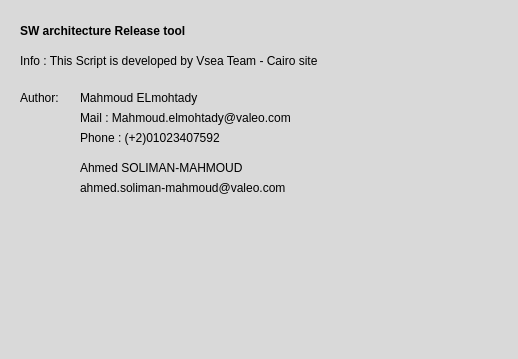
<?xml version="1.0" encoding="UTF-8"?>
<ui version="4.0">
 <class>MainWindow</class>
 <widget class="QMainWindow" name="MainWindow">
  <property name="geometry">
   <rect>
    <x>0</x>
    <y>0</y>
    <width>518</width>
    <height>359</height>
   </rect>
  </property>
  <property name="windowTitle">
   <string>MainWindow</string>
  </property>
  <property name="styleSheet">
   <string notr="true">background-color: rgb(217, 217, 217);</string>
  </property>
  <widget class="QWidget" name="centralwidget">
   <widget class="QLabel" name="label">
    <property name="geometry">
     <rect>
      <x>20</x>
      <y>90</y>
      <width>55</width>
      <height>16</height>
     </rect>
    </property>
    <property name="text">
     <string>Author:</string>
    </property>
   </widget>
   <widget class="QLabel" name="label_2">
    <property name="geometry">
     <rect>
      <x>80</x>
      <y>90</y>
      <width>311</width>
      <height>16</height>
     </rect>
    </property>
    <property name="text">
     <string>Mahmoud ELmohtady</string>
    </property>
   </widget>
   <widget class="QLabel" name="label_3">
    <property name="geometry">
     <rect>
      <x>80</x>
      <y>160</y>
      <width>221</width>
      <height>16</height>
     </rect>
    </property>
    <property name="text">
     <string>Ahmed SOLIMAN-MAHMOUD</string>
    </property>
   </widget>
   <widget class="QLabel" name="label_4">
    <property name="geometry">
     <rect>
      <x>20</x>
      <y>20</y>
      <width>431</width>
      <height>21</height>
     </rect>
    </property>
    <property name="font">
     <font>
      <pointsize>9</pointsize>
      <weight>75</weight>
      <bold>true</bold>
     </font>
    </property>
    <property name="text">
     <string>SW architecture Release tool </string>
    </property>
   </widget>
   <widget class="QLabel" name="label_5">
    <property name="geometry">
     <rect>
      <x>20</x>
      <y>50</y>
      <width>431</width>
      <height>21</height>
     </rect>
    </property>
    <property name="text">
     <string>Info : This Script is developed by Vsea Team - Cairo site </string>
    </property>
   </widget>
   <widget class="QLabel" name="label_6">
    <property name="geometry">
     <rect>
      <x>80</x>
      <y>110</y>
      <width>311</width>
      <height>16</height>
     </rect>
    </property>
    <property name="text">
     <string>Mail : Mahmoud.elmohtady@valeo.com</string>
    </property>
   </widget>
   <widget class="QLabel" name="label_7">
    <property name="geometry">
     <rect>
      <x>80</x>
      <y>130</y>
      <width>311</width>
      <height>16</height>
     </rect>
    </property>
    <property name="text">
     <string>Phone : (+2)01023407592</string>
    </property>
   </widget>
   <widget class="QLabel" name="label_8">
    <property name="geometry">
     <rect>
      <x>80</x>
      <y>180</y>
      <width>221</width>
      <height>16</height>
     </rect>
    </property>
    <property name="text">
     <string>ahmed.soliman-mahmoud@valeo.com</string>
    </property>
   </widget>
   <widget class="QLabel" name="label_9">
    <property name="geometry">
     <rect>
      <x>80</x>
      <y>230</y>
      <width>55</width>
      <height>16</height>
     </rect>
    </property>
    <property name="text">
     <string/>
    </property>
   </widget>
   <widget class="QLabel" name="label_10">
    <property name="geometry">
     <rect>
      <x>130</x>
      <y>230</y>
      <width>55</width>
      <height>16</height>
     </rect>
    </property>
    <property name="text">
     <string/>
    </property>
   </widget>
  </widget>
  <widget class="QStatusBar" name="statusbar"/>
 </widget>
 <resources/>
 <connections/>
</ui>
